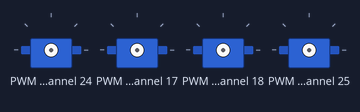
The program below on a simulated Raspberry Pi (BCM pin numbers). Parts: 4 × servo. Servo angles are drawn from the pulse width (0.5 ms = 0°, 2.5 ms = 180°). At 16.8 s the program stops and its outputs stay as they are.

Above: at 0.15 s.
At 1.36 s:
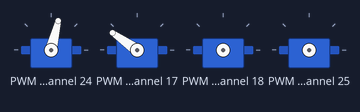
At 2.7 s:
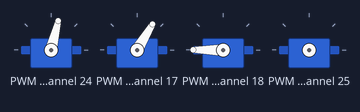
At 6.2 s:
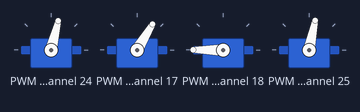
At 12.0 s:
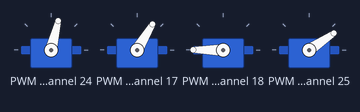
At 16.55 s:
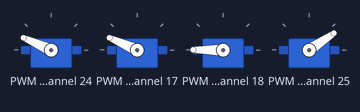
Timing chart, 0 to 18.3 s (numbered marks = the images above):
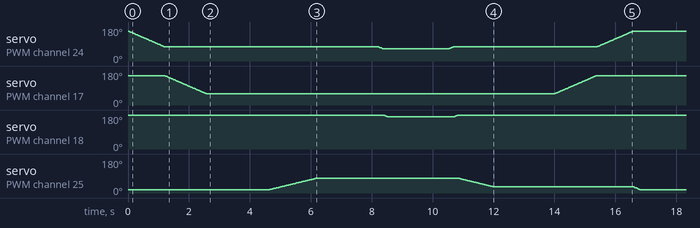

The program:

lift.py
```python
#!/usr/bin/python
# -*- coding:utf-8 -*-
#11/12(月) このプログラムは5サーボRAを用いて物体を持ち上げる用のプログラムです
#まずはじめに全サーボモータを初期位置に合わせ, そこから動作を開始させます
#またプログラムが終了すると自動的にロボットアームが初期位置に戻るようにします
#KeyboardInterruptの部分がまだ不十分
#同時処理ができないものか.....

from Adafruit_PWM_Servo_Driver import PWM
import time
from collections import OrderedDict

pwm = PWM(0x41) #インスタンス作成, I2cアドレス41番
pwm.setPWMFreq(50)  #周波数50Hzで動作(T=20ms)
[s1ini, s2ini, s3ini, s4ini, s5ini]=[308, 457, 515, 460, 140]
[s1now, s2now, s3now, s4now, s5now]=[308, 457, 515, 460, 140]
#サーボの番号(PiHAT上)と各サーボの初期位置を定義して, def Initial()で初期位置に設定
od=OrderedDict()
od["0"]=308
od["1"]=457
od["2"]=515
od["8"]=460
od["9"]=140

def Initial():
	for key, val in od.items():
		pwm.setPWM(int(key),0,val)

#now:現在のサーボモータ位置, next次のサーボモータ位置
#どれだけモータを動かすか指示を与えている
def ServoControl(inter, channel, now, next):
	if next-now>0:
		servoMove=range(now, next+1)
		for i in servoMove:
			pwm.setPWM(channel, 0, i)
			time.sleep(inter)
	elif next-now<0:
		servoMove=range(next, now+1)
		for i in reversed(servoMove):
			pwm.setPWM(channel, 0, i)
			time.sleep(inter)
	else:
		pass


# ServoControl関数を用いて全てのサーボモータを次の目標値に動かせる
def AllServoMove():
	ServoControl(0.005, 8, s4now, s4next)
	ServoControl(0.005,0, s1now, s1next)
	ServoControl(0.005, 1, s2now, s2next)
	ServoControl(0.005, 2, s3now, s3next)
	ServoControl(0.01, 9, s5now, s5next)
	time.sleep(1)

def End():
	ServoControl(0.005, 0, s1now, s1next)
	ServoControl(0.005, 1, s2now, s2next)
	ServoControl(0.005, 2, s3now, s3next)
	ServoControl(0.005, 8, s4now, s4next)
	ServoControl(0.005, 9, s5now, s5next)


#ペットボトルを取得する部分
angleList=[[308, 236, 513, 276, 140], [308, 236, 513, 276, 280], [308, 236, 490, 250, 280],[308, 236, 513, 276, 180]]
for  i in angleList:
	[s1next, s2next, s3next, s4next, s5next]=i
	AllServoMove()
	[s1now, s2now, s3now, s4now, s5now]=[s1next, s2next, s3next, s4next, s5next]
	time.sleep(1)
[s1next, s2next, s3next, s4next, s5next]=[s1ini, s2ini, s3ini, s4ini, s5ini]
End()
```

Measured:
- by itself, servo on PWM channel 25: rises from 17° to 78° in 1.5 s, then falls to 17° in 10.6 s
